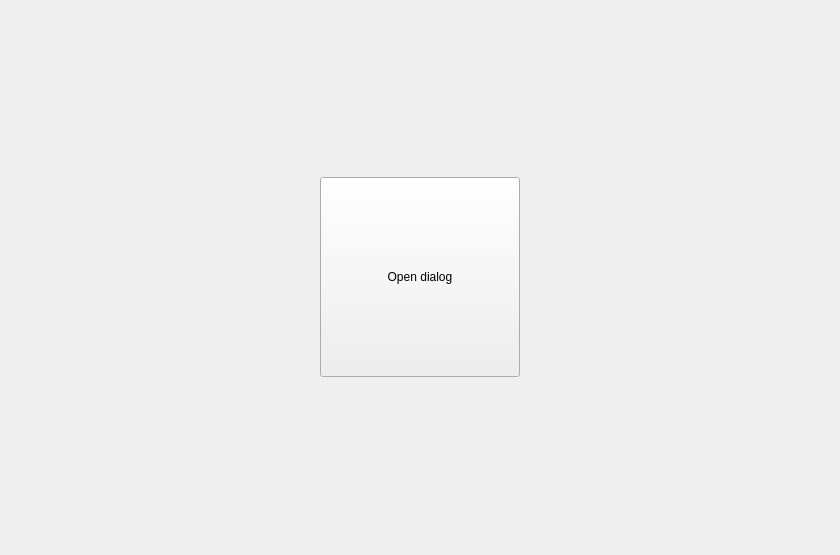
<?xml version="1.0" encoding="UTF-8"?>
<ui version="4.0">
 <class>MainWindow</class>
 <widget class="QMainWindow" name="MainWindow">
  <property name="geometry">
   <rect>
    <x>0</x>
    <y>0</y>
    <width>840</width>
    <height>555</height>
   </rect>
  </property>
  <property name="windowTitle">
   <string>MainWindow</string>
  </property>
  <widget class="QWidget" name="centralwidget">
   <layout class="QHBoxLayout" name="horizontalLayout">
    <item>
     <layout class="QHBoxLayout" name="horizontalLayout_2">
      <item>
       <spacer name="horizontalSpacer">
        <property name="orientation">
         <enum>Qt::Horizontal</enum>
        </property>
        <property name="sizeHint" stdset="0">
         <size>
          <width>40</width>
          <height>20</height>
         </size>
        </property>
       </spacer>
      </item>
      <item>
       <widget class="QPushButton" name="butt_create_dialog">
        <property name="minimumSize">
         <size>
          <width>200</width>
          <height>200</height>
         </size>
        </property>
        <property name="text">
         <string>Open dialog</string>
        </property>
       </widget>
      </item>
      <item>
       <spacer name="horizontalSpacer_2">
        <property name="orientation">
         <enum>Qt::Horizontal</enum>
        </property>
        <property name="sizeHint" stdset="0">
         <size>
          <width>40</width>
          <height>20</height>
         </size>
        </property>
       </spacer>
      </item>
     </layout>
    </item>
   </layout>
  </widget>
 </widget>
 <resources/>
 <connections/>
</ui>
